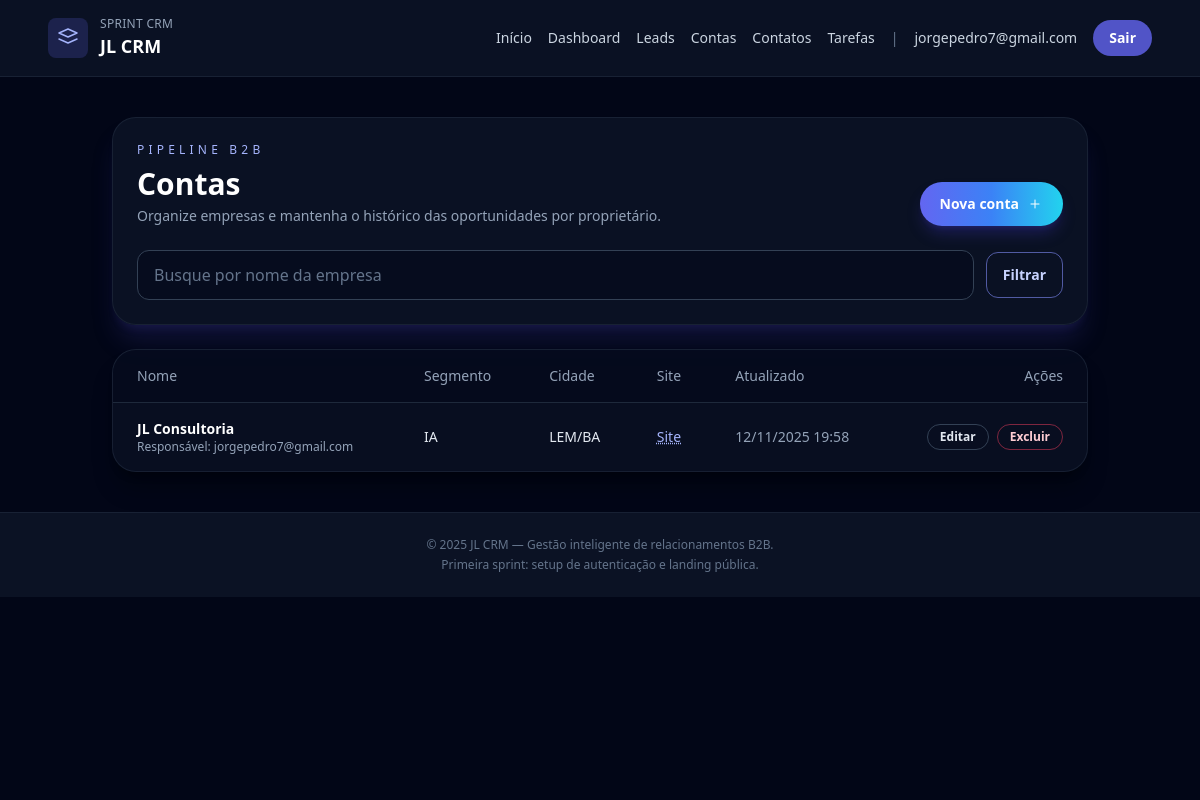
The app's page /accounts/ (signed in) with its own data.
### users/models.py (models this page shows, shortened)
class User(AbstractUser):
    username = None
    email = models.EmailField('E-mail', unique=True)
    date_joined = models.DateTimeField(default=timezone.now)
    USERNAME_FIELD = 'email'
    REQUIRED_FIELDS = []
    objects = CustomUserManager()

### accounts/models.py (models this page shows, shortened)
class Account(models.Model):
    owner = models.ForeignKey(
        settings.AUTH_USER_MODEL,
        on_delete=models.CASCADE,
        related_name='accounts',
    )
    name = models.CharField('Nome da empresa', max_length=150)
    industry = models.CharField('Segmento', max_length=100, blank=True)
    city = models.CharField('Cidade', max_length=100, blank=True)
    website = models.URLField('Site', blank=True)
    created_at = models.DateTimeField('Criado em', auto_now_add=True)
    updated_at = models.DateTimeField('Atualizado em', auto_now=True)
    class Meta:
        ordering = ['name']
        verbose_name = 'Conta'
        verbose_name_plural = 'Contas'
        unique_together = ('owner', 'name')

### accounts/views.py (the view)
# urls.py: path('', AccountListView.as_view(), name='list'),
class AccountListView(AccountBaseMixin, ListView):
    template_name = 'accounts/account_list.html'
    context_object_name = 'accounts'
    paginate_by = 20
    def get_queryset(self):
        queryset = super().get_queryset()
        query = self.request.GET.get('q')
        if query:
            queryset = queryset.filter(name__icontains=query)
        return queryset

### accounts/views.py (called while the page is built)
    def get_queryset(self):
        return Account.objects.filter(owner=self.request.user)

### templates/accounts/account_list.html (shortened to what this page needs)
{% extends 'base.html' %}
{% block content %}
<section class="space-y-6">
    <header class="rounded-3xl border border-slate-800/70 bg-slate-900/70 p-6 shadow-xl shadow-indigo-900/30">
        <div class="flex flex-col gap-4 md:flex-row md:items-end md:justify-between">
            <div>
                <p class="text-xs uppercase tracking-[0.35em] text-indigo-300">Pipeline B2B</p>
                <h1 class="mt-2 text-3xl font-semibold text-white">Contas</h1>
                <p class="mt-1 text-sm text-slate-400">Organize empresas e mantenha o histórico das oportunidades por proprietário.</p>
            </div>
            <a href="{% url 'accounts:create' %}" class="inline-flex items-center gap-2 rounded-full bg-gradient-to-r from-indigo-500 via-blue-500 to-cyan-400 px-5 py-3 text-sm font-semibold text-white shadow-lg shadow-indigo-800/40 transition hover:opacity-90">
                Nova conta
                <svg xmlns="http://www.w3.org/2000/svg" class="h-4 w-4" fill="none" viewBox="0 0 24 24" stroke="currentColor">
                    <path stroke-linecap="round" stroke-linejoin="round" stroke-width="1.5" d="M12 6v12m6-6H6" />
                </svg>
            </a>
        </div>
        <form method="get" class="mt-6 flex flex-col gap-3 md:flex-row md:items-center">
            <input type="text" name="q" value="{{ request.GET.q }}" placeholder="Busque por nome da empresa" class="flex-1 rounded-xl border border-slate-700 bg-slate-950/40 px-4 py-3 text-slate-100 placeholder-slate-500 focus:border-indigo-400 focus:outline-none focus:ring-2 focus:ring-indigo-400/30">
            <button type="submit" class="rounded-xl border border-indigo-400/60 px-4 py-3 text-sm font-semibold text-indigo-200 transition hover:bg-indigo-500/20">Filtrar</button>
        </form>
    </header>
    {% if accounts %}
        <div class="overflow-hidden rounded-3xl border border-slate-800/70 bg-slate-900/50 shadow-xl shadow-black/30">
            <table class="min-w-full divide-y divide-slate-800 text-sm">
                <thead class="bg-slate-950/40 text-slate-400">
                    <tr>
                        <th scope="col" class="px-6 py-4 text-left font-medium">Nome</th>
                        <th scope="col" class="px-6 py-4 text-left font-medium">Segmento</th>
                        <th scope="col" class="px-6 py-4 text-left font-medium">Cidade</th>
                        <th scope="col" class="px-6 py-4 text-left font-medium">Site</th>
                        <th scope="col" class="px-6 py-4 text-left font-medium">Atualizado</th>
                        <th scope="col" class="px-6 py-4 text-right font-medium">Ações</th>
                    </tr>
                </thead>
                <tbody class="divide-y divide-slate-800 text-slate-200">
                    {% for account in accounts %}
                        <tr class="hover:bg-slate-900/80">
                            <td class="px-6 py-4">
                                <p class="font-semibold text-white">{{ account.name }}</p>
                                <p class="text-xs text-slate-400">Responsável: {{ account.owner.email }}</p>
                            </td>
                            <td class="px-6 py-4">{{ account.industry|default:'—' }}</td>
                            <td class="px-6 py-4">{{ account.city|default:'—' }}</td>
                            <td class="px-6 py-4">
                                {% if account.website %}
                                    <a href="{{ account.website }}" target="_blank" class="text-indigo-300 underline decoration-dotted hover:text-indigo-200">Site</a>
                                {% else %}
                                    —
                                {% endif %}
                            </td>
                            <td class="px-6 py-4 text-sm text-slate-400">{{ account.updated_at|date:'d/m/Y H:i' }}</td>
                            <td class="px-6 py-4 text-right">
                                <div class="inline-flex gap-2">
                                    <a href="{% url 'accounts:update' account.pk %}" class="rounded-full border border-slate-700 px-3 py-1 text-xs font-semibold text-slate-200 transition hover:border-indigo-400">Editar</a>
                                    <a href="{% url 'accounts:delete' account.pk %}" class="rounded-full border border-rose-500/50 px-3 py-1 text-xs font-semibold text-rose-200 transition hover:bg-rose-500/20">Excluir</a>
                                </div>
                            </td>
                        </tr>
                    {% endfor %}
                </tbody>
            </table>
        </div>
    {% endif %}
</section>
{% endblock %}

### templates/base.html (shortened to what this page needs)
{% load static %}
<!DOCTYPE html>
<html lang="pt-BR" class="bg-slate-950">
<head>
    <script src="https://cdn.tailwindcss.com?plugins=forms,typography" defer></script>
</head>
<body class="min-h-screen bg-slate-950 font-sans text-slate-100">
    <div class="absolute inset-0 -z-10 bg-gradient-to-br from-slate-900 via-slate-950 to-slate-900"></div>
    <div class="absolute inset-x-0 top-0 -z-10 h-96 bg-gradient-to-br from-indigo-600/30 via-blue-500/10 to-transparent blur-3xl"></div>
    <header class="border-b border-slate-800/70 bg-slate-900/70 backdrop-blur">
        <div class="mx-auto flex max-w-6xl items-center justify-between px-6 py-4">
            <a href="/" class="flex items-center gap-3">
                <span class="rounded-lg bg-indigo-500/20 p-2 text-indigo-300">
                    <svg xmlns="http://www.w3.org/2000/svg" class="h-6 w-6" fill="none" viewBox="0 0 24 24" stroke="currentColor">
                        <path stroke-linecap="round" stroke-linejoin="round" stroke-width="1.5" d="M3 7l9-4 9 4-9 4-9-4zm0 6l9 4 9-4" />
                    </svg>
                </span>
                <div>
                    <p class="text-xs uppercase tracking-wide text-slate-400">Sprint CRM</p>
                    <p class="text-lg font-semibold text-white">JL CRM</p>
                </div>
            </a>
            <nav class="flex items-center gap-4 text-sm font-medium text-slate-300">
                <a href="/" class="transition hover:text-white">Início</a>
                {% if user.is_authenticated %}
                    <a href="{% url 'dashboard' %}" class="transition hover:text-white">Dashboard</a>
                    <a href="{% url 'leads:list' %}" class="transition hover:text-white">Leads</a>
                    <a href="{% url 'accounts:list' %}" class="transition hover:text-white">Contas</a>
                    <a href="{% url 'contacts:list' %}" class="transition hover:text-white">Contatos</a>
                    <a href="{% url 'tasks:list' %}" class="transition hover:text-white">Tarefas</a>
                    <span class="hidden text-slate-500 sm:inline">|</span>
                    <span class="hidden text-sm text-slate-300 sm:inline">{{ user.email }}</span>
                    <a href="{% url 'users:logout' %}" class="rounded-full bg-indigo-500/80 px-4 py-2 text-sm font-semibold text-white transition hover:bg-indigo-400/80">Sair</a>
                {% endif %}
            </nav>
        </div>
    </header>
    <main class="relative mx-auto flex w-full max-w-5xl flex-1 flex-col px-6 py-10">
        {% block content %}{% endblock %}
    </main>
    <footer class="border-t border-slate-800/70 bg-slate-900/70 py-6 text-center text-xs text-slate-500">
        <p>© {% now 'Y' %} JL CRM — Gestão inteligente de relacionamentos B2B.</p>
        <p class="mt-1">Primeira sprint: setup de autenticação e landing pública.</p>
    </footer>
</body>
</html>

### records on screen
User: email "jorgepedro7@gmail.com"
Account: name "JL Consultoria", owner.email "jorgepedro7@gmail.com", industry "IA", city "LEM/BA", updated_at "12/11/2025 19:58"
